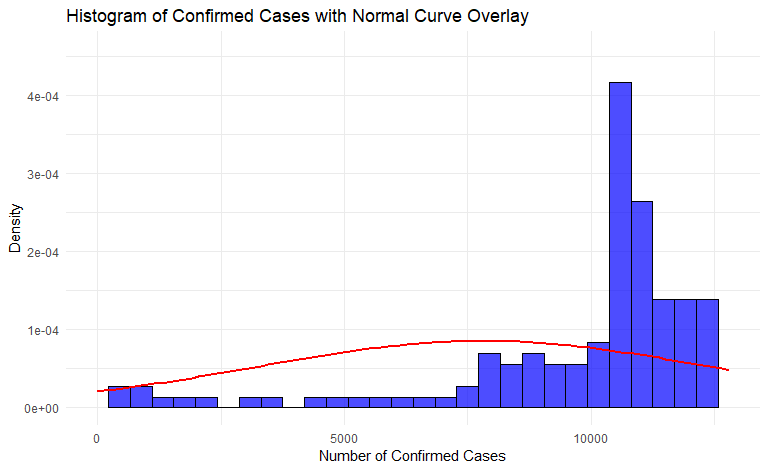

Recreate this plot in R.
library(ggplot2)

dataset <- read.csv("C:/Users/athul/OneDrive/Desktop/git/A22_Team_Research/Time.csv")

if (!"confirmed" %in% names(dataset)) {
  stop("The 'confirmed' column does not exist in the dataset.")
}
if (!is.numeric(dataset$confirmed)) {
  stop("The 'confirmed' column must be numeric.")
}

mean_confirmed <- mean(dataset$confirmed, na.rm = TRUE)
sd_confirmed <- sd(dataset$confirmed, na.rm = TRUE)
min_confirmed <- min(dataset$confirmed, na.rm = TRUE)
max_confirmed <- max(dataset$confirmed, na.rm = TRUE)

x_limits <- c(min_confirmed, max_confirmed)

ggplot(dataset, aes(x = confirmed)) +
  geom_histogram(
    color = "black",
    fill = "blue",
    bins = 30,
    alpha = 0.7
  ) +
  scale_x_continuous(limits = x_limits) +
  labs(
    title = "Histogram of Confirmed Cases",
    x = "Number of Confirmed Cases",
    y = "Frequency"
  ) +
  theme_minimal()

ggplot(dataset, aes(x = confirmed)) +
  geom_histogram(
    aes(y = ..density..),
    color = "black",
    fill = "blue",
    bins = 30,
    alpha = 0.7
  ) +
  stat_function(
    fun = dnorm,
    args = list(mean = mean_confirmed, sd = sd_confirmed),
    color = "red",
    size = 1
  ) +
  scale_x_continuous(limits = x_limits) +
  labs(
    title = "Histogram of Confirmed Cases with Normal Curve Overlay",
    x = "Number of Confirmed Cases",
    y = "Density"
  ) +
  theme_minimal()

cat("Mean of Confirmed Cases:", mean_confirmed, "\n")
cat("Standard Deviation of Confirmed Cases:", sd_confirmed, "\n")
cat("Range of Confirmed Cases: [", min_confirmed, ",", max_confirmed, "]\n")
